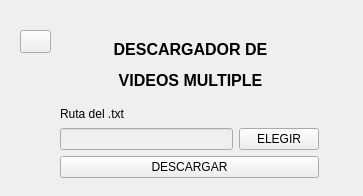
<?xml version="1.0" encoding="UTF-8"?>
<ui version="4.0">
 <class>videos_multiple</class>
 <widget class="QMainWindow" name="videos_multiple">
  <property name="geometry">
   <rect>
    <x>0</x>
    <y>0</y>
    <width>363</width>
    <height>196</height>
   </rect>
  </property>
  <property name="windowTitle">
   <string>Descargador Multiple de Videos</string>
  </property>
  <widget class="QWidget" name="centralwidget">
   <widget class="QWidget" name="layoutWidget">
    <property name="geometry">
     <rect>
      <x>60</x>
      <y>105</y>
      <width>259</width>
      <height>73</height>
     </rect>
    </property>
    <layout class="QGridLayout" name="gridLayout">
     <item row="0" column="0">
      <widget class="QLabel" name="label">
       <property name="text">
        <string>Ruta del .txt</string>
       </property>
      </widget>
     </item>
     <item row="1" column="0">
      <widget class="QLineEdit" name="txt_ruta">
       <property name="enabled">
        <bool>false</bool>
       </property>
      </widget>
     </item>
     <item row="1" column="1">
      <widget class="QPushButton" name="btn_ruta">
       <property name="cursor">
        <cursorShape>PointingHandCursor</cursorShape>
       </property>
       <property name="text">
        <string>ELEGIR</string>
       </property>
      </widget>
     </item>
     <item row="2" column="0" colspan="2">
      <widget class="QPushButton" name="btn_descargar">
       <property name="cursor">
        <cursorShape>PointingHandCursor</cursorShape>
       </property>
       <property name="text">
        <string>DESCARGAR</string>
       </property>
      </widget>
     </item>
    </layout>
   </widget>
   <widget class="QPushButton" name="btn_regresar">
    <property name="geometry">
     <rect>
      <x>20</x>
      <y>30</y>
      <width>31</width>
      <height>23</height>
     </rect>
    </property>
    <property name="cursor">
     <cursorShape>PointingHandCursor</cursorShape>
    </property>
    <property name="text">
     <string/>
    </property>
    <property name="icon">
     <iconset>
      <normaloff>img/regreso.png</normaloff>img/regreso.png</iconset>
    </property>
   </widget>
   <widget class="QLabel" name="lbl_titulo">
    <property name="geometry">
     <rect>
      <x>60</x>
      <y>40</y>
      <width>261</width>
      <height>50</height>
     </rect>
    </property>
    <property name="font">
     <font>
      <pointsize>12</pointsize>
      <weight>75</weight>
      <bold>true</bold>
     </font>
    </property>
    <property name="text">
     <string>&lt;html&gt;&lt;head/&gt;&lt;body&gt;&lt;p align=&quot;center&quot;&gt;DESCARGADOR DE&lt;/p&gt;&lt;p align=&quot;center&quot;&gt;VIDEOS MULTIPLE&lt;/p&gt;&lt;/body&gt;&lt;/html&gt;</string>
    </property>
   </widget>
  </widget>
 </widget>
 <resources/>
 <connections/>
</ui>
